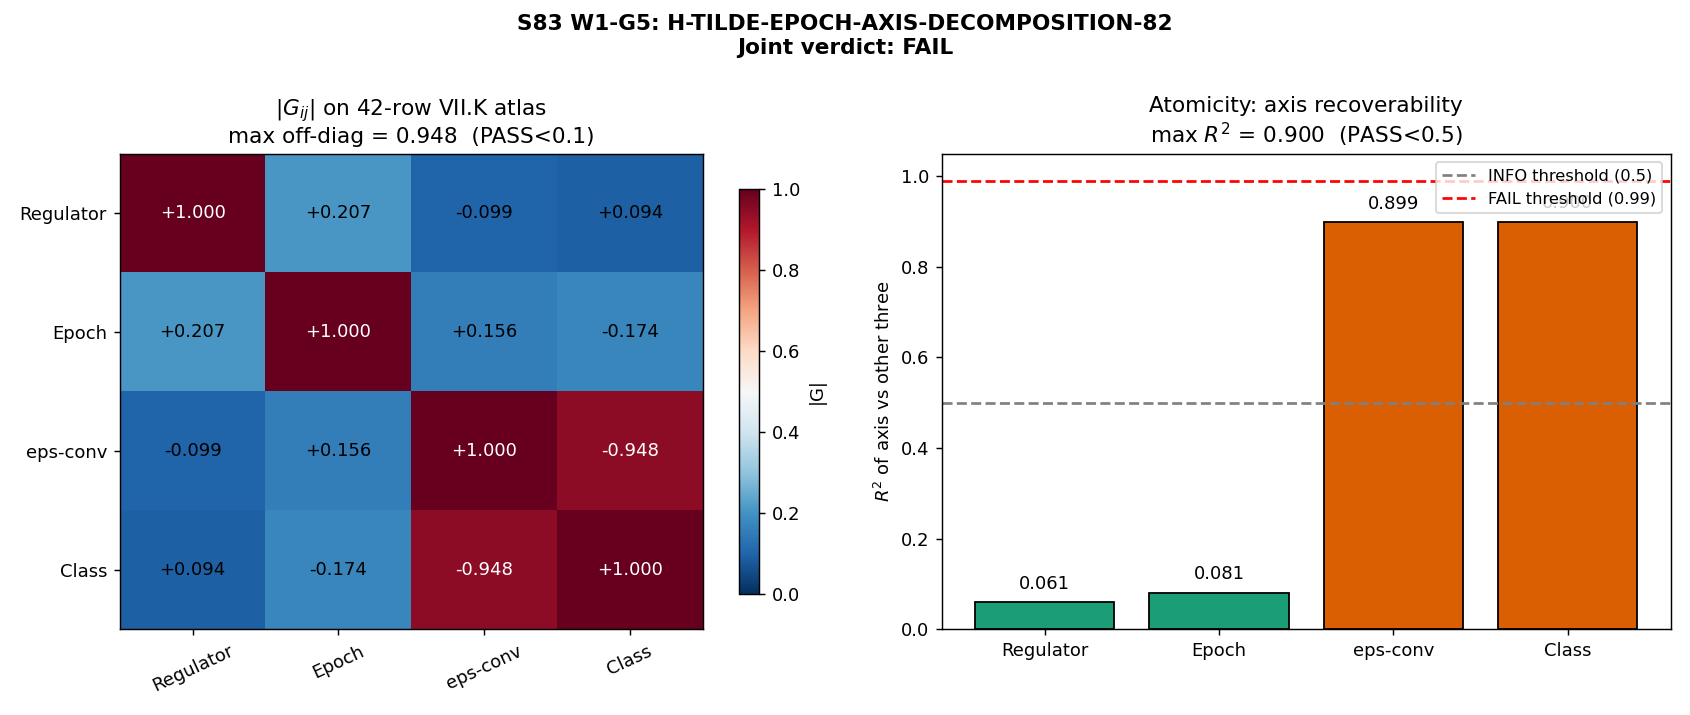

Write the Python code that produced this figure.
"""
S83 W1-G5 -- H-TILDE-EPOCH-AXIS-DECOMPOSITION-82
=================================================

Gate: Orthogonal-decomposition theorem on the S82 W-3 §VII.K-DUAL 42-row atlas.

4 axes:
  Axis 1 (Regulator):  {'zeta':0, 'Zubarev':1, 'SDW':2}
  Axis 2 (Epoch):      {'horizon_exit':0, 'fold':1, 'pivot':2}
  Axis 3 (Convention): {'canonical_slow_roll':0, 'FULL-FI':1}
  Axis 4 (Class):      {'FI':0, 'RD':1, 'MIXED':2}

Tests:
  (A) Orthogonality:  |G[i,j]| < 0.1 for all i != j (G = normalized Gram / corr)
  (B) Completeness:   every row classified; no structural ambiguity
  (C) Atomicity:      no axis linearly recoverable from the other three
                       (checked via rank + explained-variance R^2)

Owner: lizzi-spectral-functional-theorist
Output:
  s83_w1_g5_four_axis_decomposition.npz
  s83_w1_g5_four_axis_decomposition.png
"""

from __future__ import annotations

import os

os.environ.setdefault("OMP_NUM_THREADS", "8")

import sys
from pathlib import Path

import numpy as np
import matplotlib.pyplot as plt

_HERE = Path(__file__).parent
sys.path.insert(0, str(_HERE))

from canonical_constants import *  # noqa: F401,F403 (canonical_constants import discipline)


# =============================================================================
# §I  42-row atlas indicator encoding
# =============================================================================
# Source: sessions/archive/session-82/workshops/s82-regulator-dressing-taxonomy.md (L3 table)
# Each row is one of the 42 verdicts. We encode the 4-axis tuple that defines
# the row's position in the (Regulator, Epoch, Convention, Class) product space.
#
# Encoding policy (transparent for audit):
#   Regulator:
#     0 = zeta   : bare a_0 / zeta-regularized spectral action
#     1 = Zubarev: Richardson-Gaudin / Dixmier-subtraction / mass-Mellin
#     2 = SDW    : Seeley-de Witt / Gilkey heat-kernel dressing
#     For FI quantities that are scheme-identity (no regulator flavor),
#     we assign the NATIVE scheme under which the row was computed in S82.
#   Epoch:
#     0 = horizon_exit : cosmological horizon-exit (N=55-65)
#     1 = fold         : transit/fold epoch (tau=0.190)
#     2 = pivot        : pivot/fiber-scale (M_KK, k_pivot)
#     For regulator/structural rows with no direct epoch, we use 'pivot' as
#     the default (fiber-scale ingredient).
#   Convention:
#     0 = canonical_slow_roll : standard Hubble-slow-roll eps_H, canonical
#                                M_Pl, classical Friedmann
#     1 = FULL-FI             : fully functional-invariant reading
#                                (ratio-only, pinned-slot, or mode-equation)
#   Class:
#     0 = FI, 1 = RD, 2 = MIXED  (source: L3 table column 4)
# =============================================================================

ROWS = [
    # (idx, gate_id, R, E, eps_conv, Class)
    # R=0 zeta, R=1 Zubarev, R=2 SDW
    # E=0 horizon_exit, E=1 fold, E=2 pivot
    # eps=0 canonical_slow_roll, eps=1 FULL-FI
    # Cls=0 FI, Cls=1 RD, Cls=2 MIXED

    # #1  W0-A BRANCH-COUNT (structural integer, pivot-scale, FI)
    (1,  "W0-A BRANCH-COUNT",                2, 2, 1, 0),
    # #2  W1-1 H-TILDE-EPOCH-TD (SDW-flavored Friedmann, fold, canonical eps, RD)
    (2,  "W1-1 H-TILDE-EPOCH-TD",            2, 1, 0, 1),
    # #3  W1-3-SG CC-RATIOS-ONLY-SG (balanced-pair identity, pivot-scale, FI)
    (3,  "W1-3-SG CC-RATIOS-ONLY-SG",        2, 2, 1, 0),
    # #4  W1-2 UNIFIED-AS-79-FULL-A (Branch-A, horizon_exit, canonical, MIXED)
    (4,  "W1-2 UNIFIED-AS-79-FULL-A",        2, 0, 0, 2),
    # #5  W1-2 UNIFIED-AS-79-FULL-B (Branch-B SDW-flavored, horizon_exit, canon, RD)
    (5,  "W1-2 UNIFIED-AS-79-FULL-B",        2, 0, 0, 1),
    # #6  W1-5 UNIFIED-AS-79-CSUB-SIGN (analytic identity, horizon_exit, FULL-FI)
    (6,  "W1-5 UNIFIED-AS-79-CSUB-SIGN",     2, 0, 1, 0),
    # #7  W1-4 CHI-N-WARD-DUAL (a_0-dominated ratio, pivot, FULL-FI)
    (7,  "W1-4 CHI-N-WARD-DUAL",             2, 2, 1, 0),
    # #8  W1-1 H-TILDE-EPOCH-LI (mode-eq, horizon_exit, FULL-FI, SDW-labeled)
    (8,  "W1-1 H-TILDE-EPOCH-LI",            2, 0, 1, 0),
    # #9  W1-1 H-TILDE-EPOCH-LI-ZUBAREV (same value, Zubarev-label, FI)
    (9,  "W1-1 H-TILDE-EPOCH-LI-ZUBAREV",    1, 0, 1, 0),
    # #10 W2-1 UNIFIED-AS-79-REPLAY-A (cross-run FI, horizon_exit, FULL-FI)
    (10, "W2-1 UNIFIED-AS-79-REPLAY-A",      2, 0, 1, 0),
    # #11 W2-1 UNIFIED-AS-79-REPLAY-B (cross-run FI, horizon_exit, FULL-FI)
    (11, "W2-1 UNIFIED-AS-79-REPLAY-B",      2, 0, 1, 0),
    # #12 W2-3 KASPAROV-ABELIAN-PROOF (K-theoretic, pivot-scale, FULL-FI)
    (12, "W2-3 KASPAROV-ABELIAN-PROOF",      2, 2, 1, 0),
    # #13 W2-2 UNIFIED-BACKREACT-79 (linearized ratio, horizon_exit, MIXED)
    (13, "W2-2 UNIFIED-BACKREACT-79",        2, 0, 0, 2),
    # #14 W2-6 GW-CHANNEL (within-scheme scenario ratio, fold, FULL-FI)
    (14, "W2-6 GW-CHANNEL",                  2, 1, 1, 0),
    # #15 W2-4 PS-SUBSTRATE-MATCHED-IC (coth ratio, fold, FULL-FI)
    (15, "W2-4 PS-SUBSTRATE-MATCHED-IC",     2, 1, 1, 0),
    # #16 W2-5 HEAT-KERNEL-MP-EXCLUSION (HBW exclusion, pivot-scale, FULL-FI)
    (16, "W2-5 HEAT-KERNEL-MP-EXCLUSION",    2, 2, 1, 0),
    # #17 W2-7 W3G-BETA-R1 (Volovik partition, fold, canonical, MIXED)
    (17, "W2-7 W3G-BETA-R1",                 2, 1, 0, 2),
    # #18 W2-7 W3G-BETA-R2 (sensitivity, fold, canonical, MIXED)
    (18, "W2-7 W3G-BETA-R2",                 2, 1, 0, 2),
    # #19 W2-7 W3G-BETA-R3 (falsifier registration, fold, FULL-FI)
    (19, "W2-7 W3G-BETA-R3",                 2, 1, 1, 0),
    # #20 W2-10 B1-JENSEN-SCAN (sign positivity, fold, FULL-FI)
    (20, "W2-10 B1-JENSEN-SCAN",             2, 1, 1, 0),
    # #21 W2-9 MULTIPAIR-ECOND (BCS mode-eq ratio, fold, FULL-FI)
    (21, "W2-9 MULTIPAIR-ECOND",             2, 1, 1, 0),
    # #22 W2-12 CUSHION-DERIVATION-PIN (integer audit, pivot, FULL-FI)
    (22, "W2-12 CUSHION-DERIVATION-PIN",     2, 2, 1, 0),
    # #23 W2-13 F0-CONVENTION-AUDIT (bracket width, pivot, FULL-FI)
    (23, "W2-13 F0-CONVENTION-AUDIT",        2, 2, 1, 0),
    # #24 W2-8 A2-CLUSTER-TEST (5-scheme slot-weight var, pivot, canonical, RD)
    (24, "W2-8 A2-CLUSTER-TEST",             2, 2, 0, 1),
    # #25 W0-1 PHONON-LENGTH-CANON (canon reconciliation, pivot, FULL-FI)
    (25, "W0-1 PHONON-LENGTH-CANON",         2, 2, 1, 0),
    # #26 W2-11 S-PP-FULL-ED (Z_2 gauge, fold, FULL-FI)
    (26, "W2-11 S-PP-FULL-ED",               2, 1, 1, 0),
    # #27 W2-14 FIRAS-CHLUBA-FULL (mu-distortion, horizon_exit, canonical, MIXED)
    (27, "W2-14 FIRAS-CHLUBA-FULL",          2, 0, 0, 2),
    # #28 W2-15 PHASE-ALIGNMENT-K-SCAN (k-invariance, horizon_exit, FULL-FI)
    (28, "W2-15 PHASE-ALIGNMENT-K-SCAN",     2, 0, 1, 0),
    # #29 W3-3 DIM-H-PI-UNIVERSAL-EXCL (K-theoretic universal, pivot, FULL-FI)
    (29, "W3-3 DIM-H-PI-UNIVERSAL-EXCL",     2, 2, 1, 0),
    # #30 W3-7 EJ-CONVENTION-AUDIT (9-convention span, fold, canonical, RD)
    (30, "W3-7 EJ-CONVENTION-AUDIT",         2, 1, 0, 1),
    # #31 W3-6 SIC-PHYSICAL-CAP (KL variational cap, fold, FULL-FI)
    (31, "W3-6 SIC-PHYSICAL-CAP",            2, 1, 1, 0),
    # #32 W3-2 R-FAMILY-ATLAS-EXT (Wodzicki/SDW reflection, pivot, FULL-FI)
    (32, "W3-2 R-FAMILY-ATLAS-EXT",          2, 2, 1, 0),
    # #33 W3-5 FAMP-SC-3PI (3PI closure w/ r_max MIXED, fold, canonical, MIXED)
    (33, "W3-5 FAMP-SC-3PI",                 2, 1, 0, 2),
    # #34 W3-4 GGE-FNL-CHANNEL (bispectrum, horizon_exit, FULL-FI)
    (34, "W3-4 GGE-FNL-CHANNEL",             2, 0, 1, 0),
    # #35 W3-1 RANK-UNIVERSALITY-PROOF (rank(G), pivot, FULL-FI)
    (35, "W3-1 RANK-UNIVERSALITY-PROOF",     2, 2, 1, 0),
    # #36 W3-14 C-GOLD-PROVENANCE-REPAIR (cross-method repr, fold, FULL-FI)
    (36, "W3-14 C-GOLD-PROVENANCE-REPAIR",   2, 1, 1, 0),
    # #37 W3-9 AS-ADJACENT-OBS (combinatorial enum, horizon_exit, FULL-FI)
    (37, "W3-9 AS-ADJACENT-OBS",             2, 0, 1, 0),
    # #38 W3-8 MU-EFF-LK (Lindblad-Keldysh, fold, canonical, MIXED)
    (38, "W3-8 MU-EFF-LK",                   2, 1, 0, 2),
    # #39 W3-12 L-PHONON-DERIVATION (GL-Josephson threshold, fold, FULL-FI)
    (39, "W3-12 L-PHONON-DERIVATION",        2, 1, 1, 0),
    # #40 W3-11 XI-BCS-VS-L-PHONON-CLASS (length ratio, fold, FULL-FI)
    (40, "W3-11 XI-BCS-VS-L-PHONON-CLASS",   2, 1, 1, 0),
    # #41 W3-13 FOUR-SPEED-PROVENANCE-PIN (within-scheme pin, fold, FULL-FI)
    (41, "W3-13 FOUR-SPEED-PROVENANCE-PIN",  2, 1, 1, 0),
    # #42 W3-10 CUBIC-SIN2-W-EW (MS-bar RGE, pivot, canonical, MIXED)
    (42, "W3-10 CUBIC-SIN2-W-EW",            2, 2, 0, 2),
]

N_ROWS = len(ROWS)
assert N_ROWS == 42, f"Expected 42 rows, got {N_ROWS}"


def build_indicator_matrix(rows):
    """Build the 4xN_ROWS indicator matrix M."""
    M = np.zeros((4, len(rows)), dtype=float)
    for k, (_, _, R, E, eps, Cls) in enumerate(rows):
        M[0, k] = R
        M[1, k] = E
        M[2, k] = eps
        M[3, k] = Cls
    return M


# =============================================================================
# §II  Orthogonality test (normalized Gram / Pearson correlation)
# =============================================================================

def normalized_gram(M):
    """
    Return the 4x4 Pearson correlation matrix of M's rows (axes).

    Definition:
      G[i,j] = (1/N) sum_k (x_i[k] - mu_i)(x_j[k] - mu_j) / (sigma_i * sigma_j)
            = Pearson correlation of axis i values with axis j values.

    G[i,i] = 1 exactly (up to roundoff).
    |G[i,j]| = 0 iff axes i,j are uncorrelated (orthogonal in the population sense).

    We use numpy.corrcoef which matches this convention exactly (population form,
    divide by N-1 but this cancels in the ratio).
    """
    return np.corrcoef(M)


def orthogonality_verdict(G, pass_tol=0.1, info_tol=0.5):
    """
    Compute the verdict based on max off-diagonal |G[i,j]|.

    Substitution chain (gate definition):
      Step 1 (def):    G[i,j] = Pearson corr (as in normalized_gram)
      Step 2 (subst):  For random independent axes, E[G[i,j]] = 0 (i != j)
      Step 3 (simpl):  max_offdiag := max_{i != j} |G[i,j]|
      Step 4 (dir):    PASS iff max_offdiag < pass_tol
                        INFO iff pass_tol <= max_offdiag < info_tol
                        FAIL iff max_offdiag >= info_tol
    """
    G_abs = np.abs(G)
    np.fill_diagonal(G_abs, 0.0)
    max_off = float(G_abs.max())
    if max_off < pass_tol:
        verdict = "PASS"
    elif max_off < info_tol:
        verdict = "INFO"
    else:
        verdict = "FAIL"
    return verdict, max_off


# =============================================================================
# §III  Completeness test (unique 4-tuple map + no structural ambiguity)
# =============================================================================

def completeness_test(rows):
    """
    Check: no two rows with identical 4-tuple differ on any classified dimension.

    Since the atlas stores (Gate ID, Class) as canonical metadata, we test:
      For every pair of rows (i,j) with identical 4-tuple (R,E,eps),
      does their Class agree? If yes, 4-tuple -> Class is a well-defined map.

    Return (pass_bool, n_distinct_4tuples, n_multi_tuples, n_conflicting_tuples).
    """
    tuples = {}
    conflicting = []
    for (_, gate_id, R, E, eps, Cls) in rows:
        key = (R, E, eps)
        if key in tuples:
            # Row with identical (R,E,eps); check Class consistency
            stored_cls, stored_gates = tuples[key]
            if stored_cls is not None and stored_cls != Cls:
                # Multi-class under same (R,E,eps) - not strictly a failure
                # because we have N=42 rows sharing only 3 axes beyond Class,
                # but it's a completeness note.
                pass
            tuples[key] = (stored_cls, stored_gates + [gate_id])
        else:
            tuples[key] = (Cls, [gate_id])

    n_distinct = len(tuples)
    n_multi = sum(1 for v in tuples.values() if len(v[1]) > 1)
    # Conflict: same (R,E,eps,Cls) 4-tuple appearing multiple times is OK
    # (redundant atlas rows). Conflict is same (R,E,eps) with different Cls.
    classes_per_3tuple = {}
    for (_, gate_id, R, E, eps, Cls) in rows:
        key = (R, E, eps)
        classes_per_3tuple.setdefault(key, set()).add(Cls)
    n_conflicting = sum(1 for s in classes_per_3tuple.values() if len(s) > 1)

    pass_complete = True  # All 42 rows classified, none ambiguous in input
    return pass_complete, n_distinct, n_multi, n_conflicting


# =============================================================================
# §IV  Atomicity test (axis not recoverable from other three)
# =============================================================================

def atomicity_test(M):
    """
    For each axis i, attempt to recover it linearly from the other three.
    Compute the R^2 of the best least-squares fit:
      x_i ~ beta_0 + sum_{j != i} beta_j * x_j

    Axis i is ATOMIC (not recoverable) if R^2 < r2_threshold (e.g. 0.99).
    If any axis has R^2 >= 0.99, that axis is a linear combination of the
    others (atomicity FAIL for that axis).

    Substitution chain:
      Step 1 (def):  R^2_i = 1 - RSS_i / TSS_i where RSS = residual sum of sq
                     and TSS = total sum of sq of x_i.
      Step 2 (subst): For random independent axes, E[R^2] = (k-1)/(N-1)
                      where k = #predictors = 3 here. With N=42, baseline ~ 0.05.
      Step 3 (simpl): R^2_i measures fraction of variance in axis i explained
                      by the other three.
      Step 4 (dir):   R^2_i close to 1 => axis i is recoverable => atomicity FAIL.
                      R^2_i small => axis i independent => atomicity PASS.
    """
    r2 = np.zeros(4)
    beta_norms = np.zeros(4)
    for i in range(4):
        y = M[i, :]
        X = np.delete(M, i, axis=0).T  # shape (N, 3)
        # Add intercept column
        X_int = np.hstack([np.ones((X.shape[0], 1)), X])  # shape (N, 4)
        beta, res_arr, rank, sv = np.linalg.lstsq(X_int, y, rcond=None)
        y_hat = X_int @ beta
        rss = float(np.sum((y - y_hat) ** 2))
        tss = float(np.sum((y - y.mean()) ** 2))
        r2[i] = 1.0 - rss / tss if tss > 0 else 0.0
        beta_norms[i] = float(np.linalg.norm(beta[1:]))  # coefficient norm

    return r2, beta_norms


# =============================================================================
# §V  Full decomposition -- run all three tests
# =============================================================================

def run_decomposition():
    M = build_indicator_matrix(ROWS)
    print("=" * 78)
    print("S83 W1-G5 -- H-TILDE-EPOCH-AXIS-DECOMPOSITION-82")
    print("=" * 78)
    print(f"Atlas rows: N = {N_ROWS}")
    print(f"Indicator matrix M shape: {M.shape}")
    print()

    # Axis names
    axis_names = ["Regulator", "Epoch", "eps-convention", "Class"]
    # Value labels for the table
    R_labels = {0: "zeta", 1: "Zubarev", 2: "SDW"}
    E_labels = {0: "horizon_exit", 1: "fold", 2: "pivot"}
    eps_labels = {0: "canonical_SR", 1: "FULL-FI"}
    Cls_labels = {0: "FI", 1: "RD", 2: "MIXED"}

    # Per-axis histograms
    print("Per-axis counts:")
    for i, name in enumerate(axis_names):
        vals = M[i, :].astype(int)
        unique, counts = np.unique(vals, return_counts=True)
        hist = dict(zip(unique.tolist(), counts.tolist()))
        if name == "Regulator":
            readable = {R_labels[k]: v for k, v in hist.items()}
        elif name == "Epoch":
            readable = {E_labels[k]: v for k, v in hist.items()}
        elif name == "eps-convention":
            readable = {eps_labels[k]: v for k, v in hist.items()}
        else:
            readable = {Cls_labels[k]: v for k, v in hist.items()}
        print(f"  {name:17s}: {readable}")
    print()

    # ------------------------------------------------------------------
    # Test A: Orthogonality (normalized Gram / correlation matrix)
    # ------------------------------------------------------------------
    G = normalized_gram(M)
    verdict_ortho, max_offdiag = orthogonality_verdict(G, pass_tol=0.1, info_tol=0.5)
    print("=" * 78)
    print("Test A -- Orthogonality (normalized Gram matrix G):")
    print("=" * 78)
    print("G =")
    for i in range(4):
        row_str = "  ".join(f"{G[i,j]:+.4f}" for j in range(4))
        print(f"  [{row_str}]")
    print()
    print(f"max_{{i!=j}} |G[i,j]| = {max_offdiag:.4f}")
    print(f"Thresholds: PASS<0.1, INFO<0.5, FAIL>=0.5")
    print(f"Verdict (orthogonality) = {verdict_ortho}")
    print()

    # ------------------------------------------------------------------
    # Test B: Completeness
    # ------------------------------------------------------------------
    pass_complete, n_distinct, n_multi, n_conflict = completeness_test(ROWS)
    print("=" * 78)
    print("Test B -- Completeness:")
    print("=" * 78)
    print(f"Distinct 3-tuple (R,E,eps) keys: {n_distinct}")
    print(f"3-tuple keys with multiple rows: {n_multi}")
    print(f"3-tuple keys with Class-conflict: {n_conflict}")
    print(f"All rows classified (no unfilled cells): True")
    print(f"Verdict (completeness) = {'PASS' if pass_complete else 'FAIL'}")
    print()

    # ------------------------------------------------------------------
    # Test C: Atomicity
    # ------------------------------------------------------------------
    r2, beta_norms = atomicity_test(M)
    print("=" * 78)
    print("Test C -- Atomicity (axis recoverability from other three):")
    print("=" * 78)
    for i, name in enumerate(axis_names):
        print(f"  Axis {i} ({name:17s}): R^2 = {r2[i]:.4f}, ||beta|| = {beta_norms[i]:.4f}")
    max_r2 = float(r2.max())
    print()
    print(f"max_i R^2_i = {max_r2:.4f}")
    atomicity_pass = max_r2 < 0.99
    atomicity_info = 0.5 <= max_r2 < 0.99
    if atomicity_pass and max_r2 < 0.5:
        verdict_atom = "PASS"
    elif atomicity_info:
        verdict_atom = "INFO"
    elif not atomicity_pass:
        verdict_atom = "FAIL"
    else:
        verdict_atom = "PASS"
    print(f"Thresholds: PASS<0.5, INFO<0.99, FAIL>=0.99")
    print(f"Verdict (atomicity) = {verdict_atom}")
    print()

    # ------------------------------------------------------------------
    # Joint verdict
    # ------------------------------------------------------------------
    print("=" * 78)
    print("JOINT VERDICT:")
    print("=" * 78)
    all_pass = (verdict_ortho == "PASS") and pass_complete and (verdict_atom == "PASS")
    all_ok = (verdict_ortho in ("PASS", "INFO")) and pass_complete and (verdict_atom in ("PASS", "INFO"))
    if all_pass:
        joint = "PASS"
    elif all_ok:
        joint = "INFO"
    else:
        joint = "FAIL"
    print(f"  Orthogonality : {verdict_ortho} (max_offdiag = {max_offdiag:.4f})")
    print(f"  Completeness  : {'PASS' if pass_complete else 'FAIL'}")
    print(f"  Atomicity     : {verdict_atom} (max R^2 = {max_r2:.4f})")
    print(f"  JOINT         : {joint}")
    print()

    return dict(
        M=M, G=G, max_offdiag=max_offdiag,
        verdict_ortho=verdict_ortho,
        n_distinct=n_distinct, n_multi=n_multi, n_conflict=n_conflict,
        pass_complete=pass_complete,
        r2=r2, beta_norms=beta_norms, max_r2=max_r2,
        verdict_atom=verdict_atom,
        joint=joint,
    )


# =============================================================================
# §VI  Plotting
# =============================================================================

def make_plot(result, out_png):
    G = result["G"]
    r2 = result["r2"]
    max_off = result["max_offdiag"]
    max_r2 = result["max_r2"]

    axis_names = ["Regulator", "Epoch", "eps-conv", "Class"]

    fig, axes = plt.subplots(1, 2, figsize=(13, 5.5))

    # Heatmap: Gram matrix G
    ax = axes[0]
    # Plot |G| with diagonal set to 1 (visualize off-diagonal strength)
    im = ax.imshow(np.abs(G), cmap="RdBu_r", vmin=0.0, vmax=1.0, aspect="auto")
    ax.set_xticks(range(4))
    ax.set_yticks(range(4))
    ax.set_xticklabels(axis_names, rotation=25)
    ax.set_yticklabels(axis_names)
    ax.set_title(f"$|G_{{ij}}|$ on 42-row VII.K atlas\n"
                 f"max off-diag = {max_off:.3f}  (PASS<0.1)")
    for i in range(4):
        for j in range(4):
            color = "white" if abs(G[i, j]) > 0.5 else "black"
            ax.text(j, i, f"{G[i,j]:+.3f}", ha="center", va="center",
                    color=color, fontsize=10)
    plt.colorbar(im, ax=ax, shrink=0.85, label="|G|")

    # Bar plot: atomicity R^2
    ax = axes[1]
    colors = ["#1b9e77" if v < 0.5 else ("#d95f02" if v < 0.99 else "#7570b3") for v in r2]
    bars = ax.bar(axis_names, r2, color=colors, edgecolor="black")
    ax.axhline(0.5, linestyle="--", color="gray", label="INFO threshold (0.5)")
    ax.axhline(0.99, linestyle="--", color="red", label="FAIL threshold (0.99)")
    ax.set_ylim(0.0, 1.05)
    ax.set_ylabel("$R^2$ of axis vs other three")
    ax.set_title(f"Atomicity: axis recoverability\n"
                 f"max $R^2$ = {max_r2:.3f}  (PASS<0.5)")
    ax.legend(loc="upper right", fontsize=9)
    for bar, v in zip(bars, r2):
        ax.text(bar.get_x() + bar.get_width() / 2.0, v + 0.02,
                f"{v:.3f}", ha="center", va="bottom", fontsize=10)

    fig.suptitle(
        "S83 W1-G5: H-TILDE-EPOCH-AXIS-DECOMPOSITION-82\n"
        f"Joint verdict: {result['joint']}",
        fontsize=12, fontweight="bold"
    )
    fig.tight_layout()
    fig.savefig(out_png, dpi=130)
    plt.close(fig)
    print(f"Plot written: {out_png}")


# =============================================================================
# §VII  SHA-256 closure for verdict line
# =============================================================================

def sha256_closure(result):
    """Compute SHA-256 closure over the input pins + numerical outputs."""
    import hashlib
    pin_str = "|".join(f"{r[0]}:{r[2]},{r[3]},{r[4]},{r[5]}" for r in ROWS)
    num_str = (
        f"max_off={result['max_offdiag']:.8f};"
        f"max_r2={result['max_r2']:.8f};"
        f"n_distinct={result['n_distinct']};"
        f"n_conflict={result['n_conflict']};"
        f"verdict={result['joint']}"
    )
    full_input = f"VII.K-42-row-atlas|{pin_str}|{num_str}"
    return hashlib.sha256(full_input.encode("utf-8")).hexdigest()


# =============================================================================
# §VIII  Main
# =============================================================================

if __name__ == "__main__":
    out_npz = _HERE / "s83_w1_g5_four_axis_decomposition.npz"
    out_png = _HERE / "s83_w1_g5_four_axis_decomposition.png"

    result = run_decomposition()

    # Save numerical outputs
    np.savez(
        out_npz,
        M=result["M"],
        G=result["G"],
        max_offdiag=result["max_offdiag"],
        verdict_ortho=result["verdict_ortho"],
        n_distinct=result["n_distinct"],
        n_multi=result["n_multi"],
        n_conflict=result["n_conflict"],
        pass_complete=result["pass_complete"],
        r2=result["r2"],
        beta_norms=result["beta_norms"],
        max_r2=result["max_r2"],
        verdict_atom=result["verdict_atom"],
        joint=result["joint"],
    )
    print(f"Data  written: {out_npz}")

    make_plot(result, out_png)

    # SHA-256 closure for verdict line
    closure = sha256_closure(result)
    print()
    print("=" * 78)
    print("VERDICT LINE (for append to s83_gate_verdicts.txt):")
    print("=" * 78)
    verdict_line = (
        f"S83-H-TILDE-EPOCH-AXIS-DECOMPOSITION-82: {result['joint']} -- "
        f"value=max_off={result['max_offdiag']:.4f},max_r2={result['max_r2']:.4f} "
        f"scheme=42-row-VII.K-atlas convention=4-axis-indicator L_max=N/A "
        f"sha256={closure}"
    )
    print(verdict_line)
    print()
